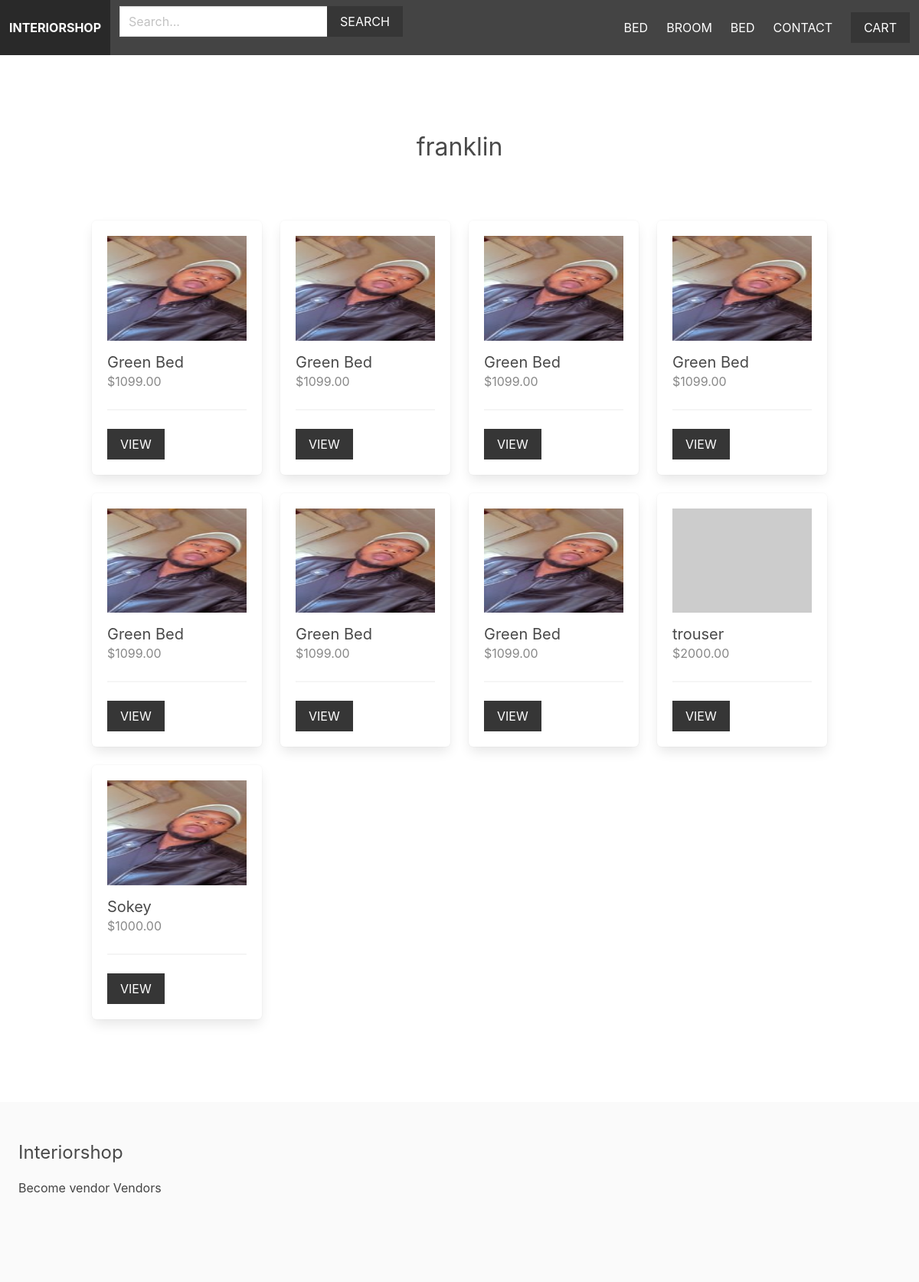
The page /vendors/3/ on the database its author committed.
### apps/product/models.py (models this page shows, shortened)
class Category(models.Model):
    title = models.CharField(max_length=255)
    slug = models.SlugField(max_length=255)
    ordering = models.IntegerField(default=0)
    class Meta:
        ordering = ['ordering']

class Product(models.Model):
    category = models.ForeignKey(Category, related_name='products', on_delete=models.CASCADE)
    vendor = models.ForeignKey(Vendor, related_name='products', on_delete=models.CASCADE)
    title = models.CharField(max_length=255)
    slug = models.SlugField(max_length=255)
    description = models.TextField(blank=True, null=True)
    price = models.DecimalField(max_digits=6, decimal_places=2)
    date_added = models.DateTimeField(auto_now_add=True)
    image = models.ImageField(upload_to='uploads/', blank=True, null=True)
    thumbnail = models.ImageField(upload_to='uploads/', blank=True, null=True)
    class Meta:
        ordering = ['-date_added']
    def get_thumbnail(self):
        if self.thumbnail:
            return self.thumbnail.url
        else:
            if self.image:
                self.thumbnail = self.make_thumbnail(self.image)
                self.save()
                return self.thumbnail.url
            else:
                return 'https://via.placeholder.com/240x180.jpg'

### apps/vendor/models.py (models this page shows, shortened)
class Vendor(models.Model):
    name = models.CharField(max_length=255)
    created_at = models.DateTimeField(auto_now_add=True)
    created_by = models.OneToOneField(User, related_name='vendor', on_delete=models.CASCADE)
    class Meta:
        ordering = ['name']

### apps/vendor/views.py (the view)
# urls.py: path('<int:vendor_id>/', views.vendor, name='vendor'),
def vendor(request, vendor_id):
    vendor = get_object_or_404(Vendor, pk=vendor_id)
    return render(request, 'vendor/vendor.html', {'vendor': vendor})

### apps/cart/cart.py (called while the page is built)
    def __len__(self):
        return sum(item['quantity'] for item in self.cart.values())

### apps/cart/context_processors.py (called while the page is built)
def cart(request):
    return {'cart': Cart(request)}

### apps/product/context_processors.py (called while the page is built)
def menu_categories(request):
    categories = Category.objects.all()
    return {'menu_categories': categories}

### apps/vendor/templates/vendor/vendor.html (shortened to what this page needs)
{% extends 'core/base.html' %}
{% block content %}
    <div class="columns is-multiline mb-6">
        <div class="column is-12 has-text-centered mt-6 mb-6">
            <h2 class="is-size-3">{{ vendor.name }}</h2>
        </div>
        {% for product in vendor.products.all %}
            {% include 'product/parts/list_item.html' %}
        {% endfor %}
    </div>
{% endblock %}

### apps/core/templates/core/base.html (shortened to what this page needs)
{% load static %}
<html lang="en">
  <head>
    <link
      rel="stylesheet"
      href="https://cdn.jsdelivr.net/npm/bulma@0.9.4/css/bulma.min.css"
    />
    <link rel="stylesheet" href="{% static 'styles/main.css' %}" />
  </head>
  <body>
    <nav class="navbar is-dark">
      <div class="navbar-brand">
        <a href="/" class="navbar-item"><strong>Interiorshop</strong></a>
      </div>
      <div class="navbar-menu" id="main-navbar">
          <div class="navbar-start">
            <div class="navbar-item">
                <form method="get" action="{% url 'search' %}">
                    <div class="field has-addons">
                        <div class="control">
                            <input type="text" class="input" placeholder="Search..." name="query">
                        </div>
                        <div class="control">
                            <button class="button is-dark is-uppercase">Search</button>
                        </div>
                    </div>
                </form>
            </div>
        </div>
        <div class="navbar-end">
          {% for category in menu_categories %}
              <a href="{% url 'category' category.slug %}" class="navbar-item">{{ category.title }}</a>
          {% endfor %}
          <a href="{% url 'contact' %}" class="navbar-item">Contact</a>
          <div class="navbar-item">
            <a href="{% url 'cart' %}" class="button is-dark">Cart{% if cart %} ({{ cart|length }}){% endif %}</a>
          </div>
        </div>
      </div>
    </nav>
    <section class="section">
      <div class="container">{% block content %} {% endblock %}</div>
    </section>
    <footer class="footer">
      <h3 class="is-size-4 mb-4">Interiorshop</h3>
      {% if request.user.is_authenticated %}
      <a href="{% url 'vendor_admin' %}">Vendor admin</a>
      {% else %}
      <a href="{% url 'become_vendor' %}">Become vendor</a>
      {% endif %}
      <a href="{% url 'vendors' %}">Vendors</a>
    </footer>
  </body>
</html>

### apps/product/templates/product/parts/list_item.html
<div class="column is-3 product-list-item">
    <div class="box">
        <figure class="image is-4by3 mb-4">
            <img src="{{ product.get_thumbnail }}">
        </figure>
        <h2 class="subtitle">{{ product.title }}</h2>
        <h3 class="price is-size-6 mb-5">${{ product.price }}</h3>
        <hr>
        <a href="{% url 'product' product.category.slug product.slug %}" class="button is-dark is-uppercase">View</a>
    </div>
</div>

### static/styles/main.css (style rules this page uses)
.navbar { text-transform: uppercase; }
.navbar.is-dark { background: #444; }
.footer a { margin-bottom: 15px; display: inline-block; color: #444; }
.input, .button { border-radius: 0; }
.product-list-item .box .subtitle { margin-bottom: 0; }
.product-list-item .box .price { color: #888; }

### rows shown on the page
Category: title "BED"
Category: title "BROOM"
Category: title "BED"
Vendor: name "franklin"
Product: get_thumbnail (picture), title "Green Bed", price "1099.00"
Product: get_thumbnail (picture), title "Green Bed", price "1099.00"
Product: get_thumbnail (picture), title "Green Bed", price "1099.00"
Product: get_thumbnail (picture), title "Green Bed", price "1099.00"
Product: get_thumbnail (picture), title "Green Bed", price "1099.00"
Product: get_thumbnail (picture), title "Green Bed", price "1099.00"
Product: get_thumbnail (picture), title "Green Bed", price "1099.00"
Product: title "trouser", price "2000.00"
Product: get_thumbnail (picture), title "Sokey", price "1000.00"
